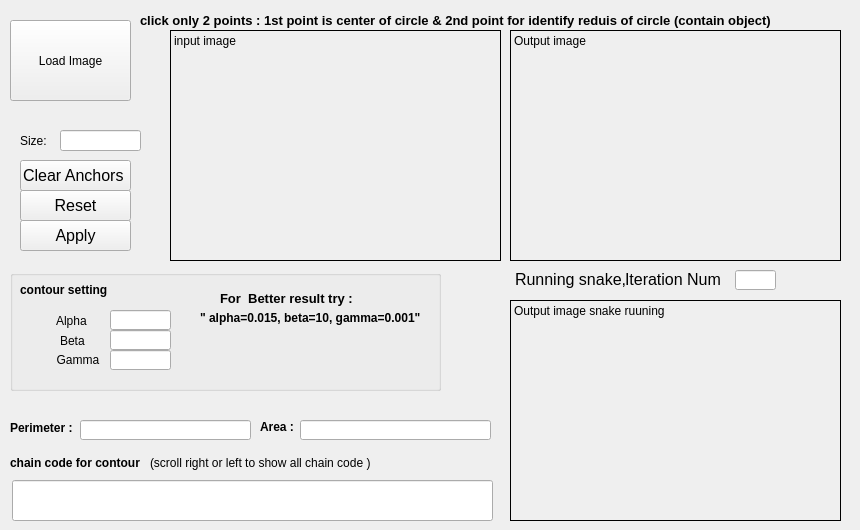
    <widget class="QWidget" name="tab_2">
     <attribute name="title">
      <string>Active Contour </string>
     </attribute>
     <widget class="QLineEdit" name="lineEdit_size_snake">
      <property name="geometry">
       <rect>
        <x>60</x>
        <y>130</y>
        <width>81</width>
        <height>21</height>
       </rect>
      </property>
     </widget>
     <widget class="QLabel" name="label_41">
      <property name="geometry">
       <rect>
        <x>20</x>
        <y>130</y>
        <width>31</width>
        <height>21</height>
       </rect>
      </property>
      <property name="text">
       <string>Size:</string>
      </property>
     </widget>
     <widget class="QLabel" name="label_snake_output">
      <property name="geometry">
       <rect>
        <x>510</x>
        <y>30</y>
        <width>331</width>
        <height>231</height>
       </rect>
      </property>
      <property name="autoFillBackground">
       <bool>true</bool>
      </property>
      <property name="frameShape">
       <enum>QFrame::Box</enum>
      </property>
      <property name="text">
       <string>Output image</string>
      </property>
      <property name="textFormat">
       <enum>Qt::PlainText</enum>
      </property>
      <property name="scaledContents">
       <bool>true</bool>
      </property>
      <property name="alignment">
       <set>Qt::AlignLeading|Qt::AlignLeft|Qt::AlignTop</set>
      </property>
     </widget>
     <widget class="QLabel" name="label_snake_input">
      <property name="geometry">
       <rect>
        <x>170</x>
        <y>30</y>
        <width>331</width>
        <height>231</height>
       </rect>
      </property>
      <property name="autoFillBackground">
       <bool>true</bool>
      </property>
      <property name="frameShape">
       <enum>QFrame::Box</enum>
      </property>
      <property name="text">
       <string>input image </string>
      </property>
      <property name="scaledContents">
       <bool>true</bool>
      </property>
      <property name="alignment">
       <set>Qt::AlignLeading|Qt::AlignLeft|Qt::AlignTop</set>
      </property>
     </widget>
     <widget class="QPushButton" name="pushButton_snake_load">
      <property name="geometry">
       <rect>
        <x>10</x>
        <y>20</y>
        <width>121</width>
        <height>81</height>
       </rect>
      </property>
      <property name="text">
       <string>Load Image</string>
      </property>
     </widget>
     <widget class="QPushButton" name="snake_apply">
      <property name="geometry">
       <rect>
        <x>20</x>
        <y>220</y>
        <width>111</width>
        <height>31</height>
       </rect>
      </property>
      <property name="font">
       <font>
        <pointsize>12</pointsize>
       </font>
      </property>
      <property name="text">
       <string>Apply</string>
      </property>
     </widget>
     <widget class="QPushButton" name="Reset">
      <property name="geometry">
       <rect>
        <x>20</x>
        <y>190</y>
        <width>111</width>
        <height>31</height>
       </rect>
      </property>
      <property name="font">
       <font>
        <pointsize>12</pointsize>
       </font>
      </property>
      <property name="text">
       <string>Reset</string>
      </property>
     </widget>
     <widget class="QPushButton" name="clear_anchors">
      <property name="geometry">
       <rect>
        <x>20</x>
        <y>160</y>
        <width>111</width>
        <height>31</height>
       </rect>
      </property>
      <property name="font">
       <font>
        <pointsize>12</pointsize>
       </font>
      </property>
      <property name="text">
       <string>Clear Anchors </string>
      </property>
     </widget>
     <widget class="QGroupBox" name="groupBox_3">
      <property name="geometry">
       <rect>
        <x>10</x>
        <y>270</y>
        <width>431</width>
        <height>121</height>
       </rect>
      </property>
      <property name="title">
       <string/>
      </property>
      <widget class="QLabel" name="label_11">
       <property name="geometry">
        <rect>
         <x>10</x>
         <y>10</y>
         <width>111</width>
         <height>20</height>
        </rect>
       </property>
       <property name="font">
        <font>
         <weight>75</weight>
         <bold>true</bold>
        </font>
       </property>
       <property name="text">
        <string>contour setting </string>
       </property>
      </widget>
      <widget class="QLabel" name="label_9">
       <property name="geometry">
        <rect>
         <x>40</x>
         <y>40</y>
         <width>91</width>
         <height>21</height>
        </rect>
       </property>
       <property name="text">
        <string>  Alpha    </string>
       </property>
      </widget>
      <widget class="QLabel" name="label_17">
       <property name="geometry">
        <rect>
         <x>40</x>
         <y>70</y>
         <width>71</width>
         <height>39</height>
        </rect>
       </property>
       <property name="text">
        <string>  Gamma</string>
       </property>
      </widget>
      <widget class="QLabel" name="label_16">
       <property name="geometry">
        <rect>
         <x>50</x>
         <y>60</y>
         <width>51</width>
         <height>21</height>
        </rect>
       </property>
       <property name="text">
        <string>Beta</string>
       </property>
      </widget>
      <widget class="QLineEdit" name="lineEdit_alpha">
       <property name="geometry">
        <rect>
         <x>100</x>
         <y>40</y>
         <width>61</width>
         <height>20</height>
        </rect>
       </property>
      </widget>
      <widget class="QLineEdit" name="lineEdit_gamma">
       <property name="geometry">
        <rect>
         <x>100</x>
         <y>80</y>
         <width>61</width>
         <height>20</height>
        </rect>
       </property>
      </widget>
      <widget class="QLineEdit" name="lineEdit_beta">
       <property name="geometry">
        <rect>
         <x>100</x>
         <y>60</y>
         <width>61</width>
         <height>20</height>
        </rect>
       </property>
      </widget>
      <widget class="QLabel" name="label_21">
       <property name="geometry">
        <rect>
         <x>210</x>
         <y>20</y>
         <width>151</width>
         <height>16</height>
        </rect>
       </property>
       <property name="font">
        <font>
         <pointsize>10</pointsize>
         <weight>75</weight>
         <bold>true</bold>
        </font>
       </property>
       <property name="text">
        <string>For  Better result try :</string>
       </property>
      </widget>
      <widget class="QLabel" name="label_22">
       <property name="geometry">
        <rect>
         <x>190</x>
         <y>40</y>
         <width>231</width>
         <height>16</height>
        </rect>
       </property>
       <property name="font">
        <font>
         <weight>75</weight>
         <bold>true</bold>
        </font>
       </property>
       <property name="whatsThis">
        <string>&lt;!DOCTYPE HTML PUBLIC &quot;-//W3C//DTD HTML 4.0//EN&quot; &quot;http://www.w3.org/TR/REC-html40/strict.dtd&quot;&gt;
&lt;html&gt;&lt;head&gt;&lt;meta name=&quot;qrichtext&quot; content=&quot;1&quot; /&gt;&lt;style type=&quot;text/css&quot;&gt;
p, li { white-space: pre-wrap; }
&lt;/style&gt;&lt;/head&gt;&lt;body style=&quot; font-family:'MS Shell Dlg 2'; font-size:8pt; font-weight:400; font-style:normal;&quot;&gt;
&lt;p style=&quot; margin-top:0px; margin-bottom:0px; margin-left:0px; margin-right:0px; -qt-block-indent:0; text-indent:0px;&quot;&gt;&lt;span style=&quot; font-weight:600;&quot;&gt;&amp;quot; alpha=0.015, beta=10, gamma=0.001&amp;quot;&lt;/span&gt;&lt;/p&gt;&lt;/body&gt;&lt;/html&gt;</string>
       </property>
       <property name="text">
        <string>&quot; alpha=0.015, beta=10, gamma=0.001&quot;</string>
       </property>
       <property name="scaledContents">
        <bool>true</bool>
       </property>
      </widget>
     </widget>
     <widget class="QLabel" name="label_18">
      <property name="geometry">
       <rect>
        <x>10</x>
        <y>453</y>
        <width>141</width>
        <height>20</height>
       </rect>
      </property>
      <property name="font">
       <font>
        <weight>75</weight>
        <bold>true</bold>
       </font>
      </property>
      <property name="text">
       <string>chain code for contour   </string>
      </property>
     </widget>
     <widget class="QLabel" name="label_snake_output_running">
      <property name="geometry">
       <rect>
        <x>510</x>
        <y>300</y>
        <width>331</width>
        <height>221</height>
       </rect>
      </property>
      <property name="autoFillBackground">
       <bool>true</bool>
      </property>
      <property name="frameShape">
       <enum>QFrame::Box</enum>
      </property>
      <property name="text">
       <string>Output image snake ruuning </string>
      </property>
      <property name="textFormat">
       <enum>Qt::PlainText</enum>
      </property>
      <property name="scaledContents">
       <bool>true</bool>
      </property>
      <property name="alignment">
       <set>Qt::AlignLeading|Qt::AlignLeft|Qt::AlignTop</set>
      </property>
     </widget>
     <widget class="QLineEdit" name="lineEdit_iteration_num">
      <property name="geometry">
       <rect>
        <x>735</x>
        <y>270</y>
        <width>41</width>
        <height>20</height>
       </rect>
      </property>
     </widget>
     <widget class="QLabel" name="label_19">
      <property name="geometry">
       <rect>
        <x>625</x>
        <y>269</y>
        <width>111</width>
        <height>20</height>
       </rect>
      </property>
      <property name="font">
       <font>
        <pointsize>12</pointsize>
       </font>
      </property>
      <property name="text">
       <string>Iteration Num</string>
      </property>
     </widget>
     <widget class="QLabel" name="label_20">
      <property name="geometry">
       <rect>
        <x>515</x>
        <y>269</y>
        <width>181</width>
        <height>20</height>
       </rect>
      </property>
      <property name="font">
       <font>
        <pointsize>12</pointsize>
       </font>
      </property>
      <property name="text">
       <string>Running snake,</string>
      </property>
     </widget>
     <widget class="QLabel" name="label_24">
      <property name="geometry">
       <rect>
        <x>140</x>
        <y>10</y>
        <width>711</width>
        <height>20</height>
       </rect>
      </property>
      <property name="font">
       <font>
        <pointsize>10</pointsize>
        <weight>75</weight>
        <bold>true</bold>
       </font>
      </property>
      <property name="text">
       <string>click only 2 points : 1st point is center of circle &amp; 2nd point for identify reduis of circle (contain object)</string>
      </property>
     </widget>
     <widget class="QLabel" name="label_30">
      <property name="geometry">
       <rect>
        <x>150</x>
        <y>453</y>
        <width>221</width>
        <height>20</height>
       </rect>
      </property>
      <property name="text">
       <string>(scroll right or left to show all chain code )</string>
      </property>
     </widget>
     <widget class="QLineEdit" name="lineEdit_chain_code">
      <property name="geometry">
       <rect>
        <x>12</x>
        <y>480</y>
        <width>481</width>
        <height>41</height>
       </rect>
      </property>
     </widget>
     <widget class="QLineEdit" name="lineEdit_Perimeter_of_contour">
      <property name="geometry">
       <rect>
        <x>80</x>
        <y>420</y>
        <width>171</width>
        <height>20</height>
       </rect>
      </property>
     </widget>
     <widget class="QLineEdit" name="lineEdit_area_of_contour">
      <property name="geometry">
       <rect>
        <x>300</x>
        <y>420</y>
        <width>191</width>
        <height>20</height>
       </rect>
      </property>
     </widget>
     <widget class="QLabel" name="label_34">
      <property name="geometry">
       <rect>
        <x>10</x>
        <y>420</y>
        <width>71</width>
        <height>16</height>
       </rect>
      </property>
      <property name="font">
       <font>
        <weight>75</weight>
        <bold>true</bold>
       </font>
      </property>
      <property name="text">
       <string>Perimeter :</string>
      </property>
     </widget>
     <widget class="QLabel" name="label_35">
      <property name="geometry">
       <rect>
        <x>260</x>
        <y>420</y>
        <width>47</width>
        <height>13</height>
       </rect>
      </property>
      <property name="font">
       <font>
        <weight>75</weight>
        <bold>true</bold>
       </font>
      </property>
      <property name="text">
       <string>Area :</string>
      </property>
     </widget>
    </widget>
